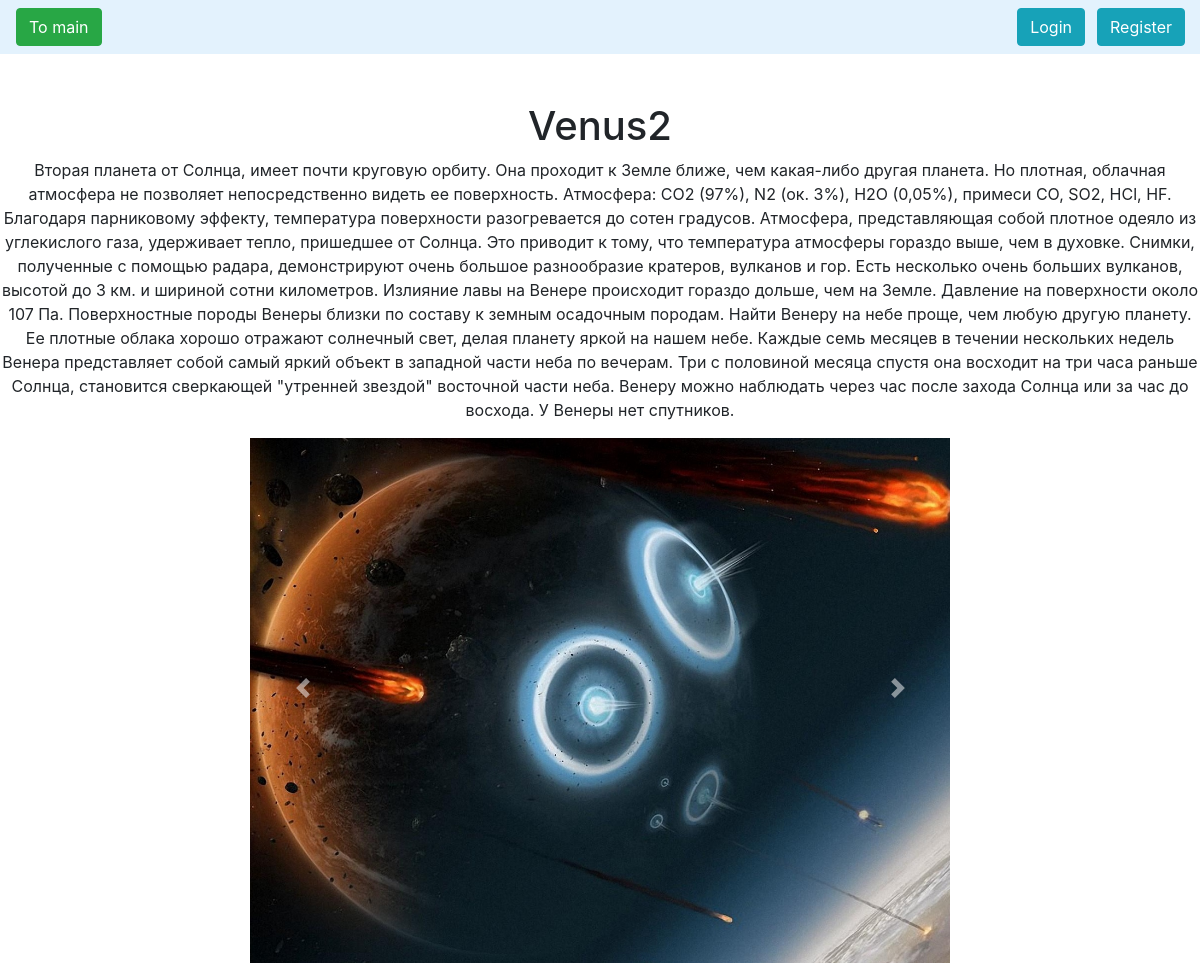
/flyfe/card/venus2-1558365802/, run on the app's committed database.
### flyfe/models.py (models this page shows, shortened)
class Card(models.Model):
    title = models.CharField(max_length=150, db_index=True)
    slug = models.SlugField(max_length=150, blank=True, unique=True)
    body = models.TextField(blank=True, db_index=True)
    date_add = models.DateTimeField(auto_now_add=True)

### flyfe/views.py (the view)
# urls.py: path('card/<str:slug>/', CardDetail.as_view(), name='card_detail_url'),
class CardDetail(View):
    def get(self, request, slug):
        card = get_object_or_404(Card, slug__iexact=slug)
        return render(request, 'flyfe/card_detail.html', context={'card': card, 'detail': True})

### flyfe/templates/flyfe/card_detail.html (shortened to what this page needs)
{% extends 'flyfe/base_flyfe.html' %}
{% load static %}
{% block content %}
    <h1 class="mt-5 text-center">
        {{ card.title }}
    </h1>
    <p class="text-center">
        {{ card.body }}
    </p>
    <div id="carouselExampleControls" class="carousel slide" data-ride="carousel">
        <div class="carousel-inner">
            <div class="carousel-item active">
                <img class="d-block w-100" src="{% static 'images/planet-1.jpg' %}" alt="First slide">
            </div>
        </div>
        <a class="carousel-control-prev" href="#carouselExampleControls" role="button" data-slide="prev">
            <span class="carousel-control-prev-icon" aria-hidden="true"></span>
        </a>
        <a class="carousel-control-next" href="#carouselExampleControls" role="button" data-slide="next">
            <span class="carousel-control-next-icon" aria-hidden="true"></span>
        </a>
    </div>
{% endblock %}

### static/css/styles.css (style rules this page uses)
.carousel { width:700px; height:500px; margin: 0 auto; }

### data on the page
Card: title "Venus2", body "Вторая планета от Солнца, имеет почти круговую орбиту. Она проходит к Земле ближе, чем какая-либо другая планета. Но плотная, облачная атмосфера не позволяет непосредственно видеть ее поверхность. Атмосфера: СО2 (97%), N2 (ок. 3%), H2O (0,05%), примеси CO, SO2, HCl, HF. Благодаря парниковому эффекту, температура поверхности разогревается до сотен градусов. Атмосфера, представляющая собой плотное одеяло из углекислого газа, удерживает тепло, пришедшее от Солнца. Это приводит к тому, что температура атмосферы гораздо выше, чем в духовке. Снимки, полученные с помощью радара, демонстрируют очень большое разнообразие кратеров, вулканов и гор. Есть несколько очень больших вулканов, высотой до 3…"
